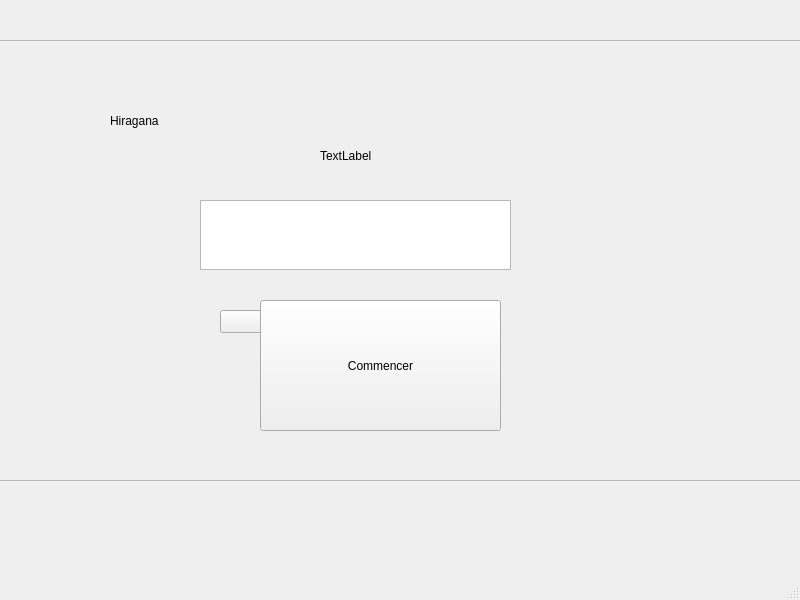
<?xml version="1.0" encoding="UTF-8"?>
<ui version="4.0">
 <class>MainWindow</class>
 <widget class="QMainWindow" name="MainWindow">
  <property name="geometry">
   <rect>
    <x>0</x>
    <y>0</y>
    <width>800</width>
    <height>600</height>
   </rect>
  </property>
  <property name="windowTitle">
   <string>MainWindow</string>
  </property>
  <widget class="QWidget" name="centralwidget">
   <widget class="QLabel" name="label">
    <property name="geometry">
     <rect>
      <x>110</x>
      <y>40</y>
      <width>561</width>
      <height>161</height>
     </rect>
    </property>
    <property name="styleSheet">
     <string notr="true">font: 700 26pt &quot;Caladea&quot;;</string>
    </property>
    <property name="text">
     <string>Hiragana</string>
    </property>
   </widget>
   <widget class="QPushButton" name="pushButton">
    <property name="geometry">
     <rect>
      <x>260</x>
      <y>300</y>
      <width>241</width>
      <height>131</height>
     </rect>
    </property>
    <property name="text">
     <string>Commencer</string>
    </property>
   </widget>
   <widget class="QFrame" name="F_hirtorom">
    <property name="geometry">
     <rect>
      <x>-20</x>
      <y>40</y>
      <width>821</width>
      <height>441</height>
     </rect>
    </property>
    <property name="frameShape">
     <enum>QFrame::StyledPanel</enum>
    </property>
    <property name="frameShadow">
     <enum>QFrame::Raised</enum>
    </property>
    <widget class="QLabel" name="label_2">
     <property name="geometry">
      <rect>
       <x>340</x>
       <y>70</y>
       <width>91</width>
       <height>91</height>
      </rect>
     </property>
     <property name="text">
      <string>TextLabel</string>
     </property>
    </widget>
    <widget class="QPlainTextEdit" name="plainTextEdit">
     <property name="geometry">
      <rect>
       <x>220</x>
       <y>160</y>
       <width>311</width>
       <height>70</height>
      </rect>
     </property>
    </widget>
    <widget class="QPushButton" name="pushButton_2">
     <property name="geometry">
      <rect>
       <x>240</x>
       <y>270</y>
       <width>261</width>
       <height>23</height>
      </rect>
     </property>
     <property name="text">
      <string>PushButton</string>
     </property>
    </widget>
   </widget>
   <zorder>F_hirtorom</zorder>
   <zorder>label</zorder>
   <zorder>pushButton</zorder>
  </widget>
  <widget class="QMenuBar" name="menubar">
   <property name="geometry">
    <rect>
     <x>0</x>
     <y>0</y>
     <width>800</width>
     <height>20</height>
    </rect>
   </property>
  </widget>
  <widget class="QStatusBar" name="statusbar"/>
 </widget>
 <resources/>
 <connections/>
</ui>
